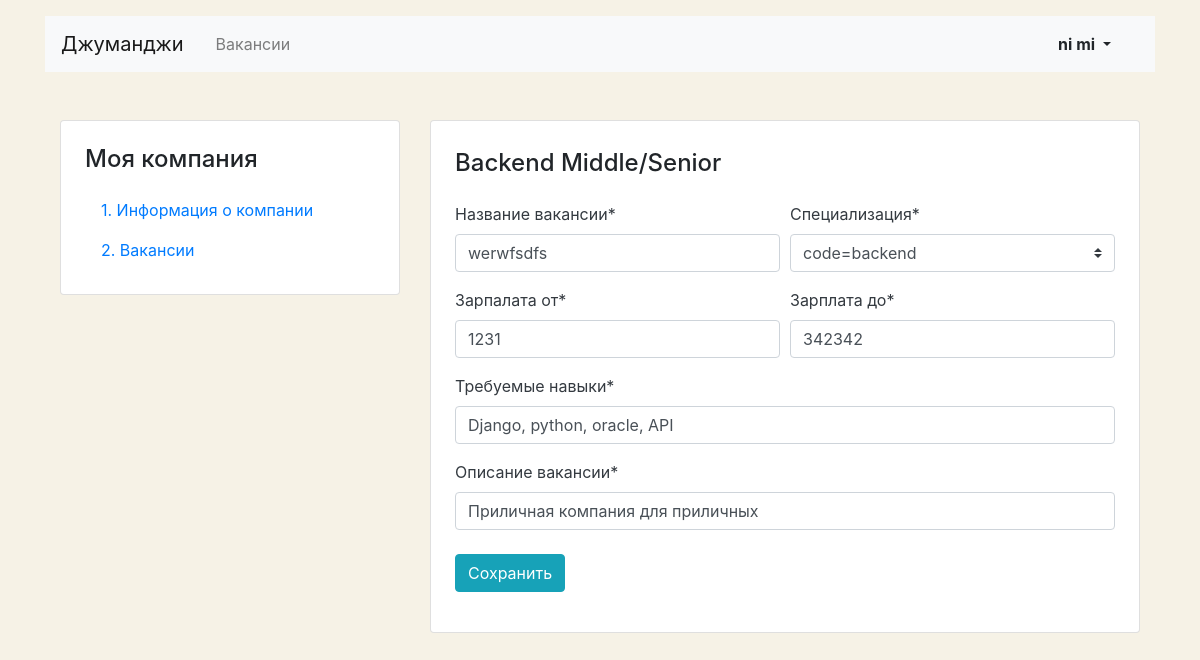
Before: /mycompany/vacancies/8/ (signed in) with the older database file.
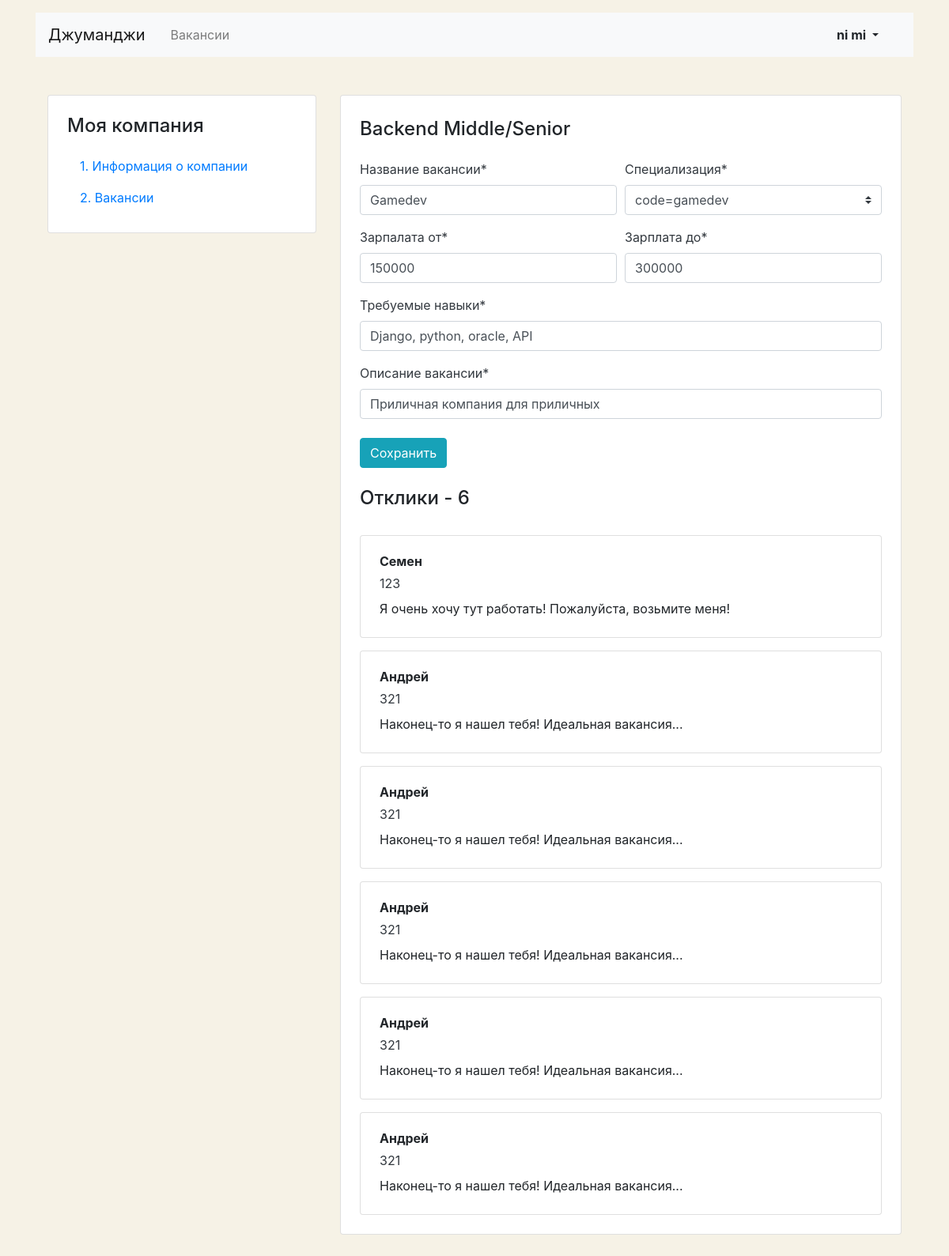
After: the same page with the newer database file.
### job/models.py (models this page shows)
class Vacancy(models.Model):
    title = models.CharField(max_length=64)
    specialty = models.ForeignKey(Specialty, on_delete=models.CASCADE, related_name='vacancies', null=True)
    company = models.ForeignKey(Company, on_delete=models.CASCADE, related_name='vacancies')
    skills = models.CharField(max_length=64)
    description = models.CharField(max_length=32)
    salary_min = models.IntegerField()
    salary_max = models.IntegerField()
    published_at = models.DateField(max_length=32, null=True)

class Application(models.Model):
    written_username = models.CharField(max_length=64)
    written_phone = models.CharField(max_length=64)
    written_cover_letter = models.TextField()
    vacancy = models.ForeignKey(Vacancy, related_name='applications', on_delete=models.CASCADE)
    user = models.ForeignKey(User, related_name='applications', on_delete=models.CASCADE)

### job/views/account.py (the view, shortened to what this page needs)
# urls.py: path('mycompany/vacancies/<int:vacancy_id>/', MyCompanyVacancyView.as_view(), name='single_vacancy'),
@method_decorator(login_required, name='dispatch')
class MyCompanyVacancyView(View):
    def get(self, request, vacancy_id):
        if not Company.objects.filter(owner_id=request.user.id).exists():
            return render(request, 'job/company-create.html')
        vacancy = get_object_or_404(Vacancy, id=vacancy_id)
        applications = Application.objects.filter(vacancy_id=vacancy_id)
        context = {
            'form': EditVacancyForm(instance=vacancy),
            'applications': applications,
        }
        return render(request, 'job/vacancy-edit.html', context)

### job/forms.py
class EditVacancyForm(forms.ModelForm):
    class Meta:
        model = Vacancy
        fields = ['title', 'specialty', 'skills', 'description', 'salary_min', 'salary_max']
        labels = {
            'title': 'Название вакансии',
            'specialty': 'Специализация',
            'salary_min': 'Зарпалата от',
            'salary_max': 'Зарплата до',
            'skills': 'Требуемые навыки',
            'description': 'Описание вакансии',
        }
    def __init__(self, *args, **kwargs):
        super().__init__(*args, **kwargs)
        self.helper = FormHelper()
        self.helper.form_method = 'post'
        self.helper.label_class = 'mb-2 text-dark'
        self.helper.add_input(Submit('submit', 'Сохранить', css_class='btn btn-info'))
        self.helper.layout = Layout(
            Row(Column('title'), Column('specialty')),
            Row(Column('salary_min'), Column('salary_max')),
            Row(Column('skills')),
            Row(Column('description')),
        )

### job/models.py (called while the page is built)
    def __str__(self):
        return f'code={self.code}'

### job/templates/job/vacancy-edit.html (shortened to what this page needs)
{% extends 'job/base.html' %}
{% block content %}
  <main class="container mt-3 pb-5">
    <div class="row mt-5">
      {% include 'job/MyCompany_sidebar_menu.html' %}
      <div class="col-12 col-lg-8">
        <div class="card">
          <div class="card-body px-4 pb-4 tab-content">
            <section>
              <h2 class="h4 pt-2 pb-3">Backend Middle/Senior</h2>
              {% load crispy_forms_tags %}
              {% crispy form form.helper %}
              {% if applications %}
                <h2 class="h4 pt-2 pb-3">Отклики - {{ applications|length }}</h2>
                  {% for application in applications %}
              <div class="card mt-3">
                <div class="card-body px-4">
                  <p class="mb-1 font-weight-bold">{{ application.written_username }}</p>
                  <p class="mb-2"><a href="tel:{{ application.written_phone }}" class="text-dark">{{ application.written_phone }}</a></p>
                  <p class="mb-1">{{ application.written_cover_letter }}</p>
                </div>
              </div>
                  {% endfor %}
              {% endif %}
            </section>
          </div>
        </div>
      </div>
    </div>
  </main>
{% endblock %}

Changed rows visible on the page:
changed Vacancy "Django, python, oracle, API": title "werwfsdfs" → "Gamedev"; specialty "code=backend" → "code=gamedev"; salary_min "1231" → "150000"; salary_max "342342" → "300000"
added Application: written_username "Семен", written_phone "123", written_cover_letter "Я очень хочу тут работать! Пожалуйста, возьмите меня!"
added Application: written_username "Андрей", written_phone "321", written_cover_letter "Наконец-то я нашел тебя! Идеальная вакансия..."
added Application: written_username "Андрей", written_phone "321", written_cover_letter "Наконец-то я нашел тебя! Идеальная вакансия..."
added Application: written_username "Андрей", written_phone "321", written_cover_letter "Наконец-то я нашел тебя! Идеальная вакансия..."
added Application: written_username "Андрей", written_phone "321", written_cover_letter "Наконец-то я нашел тебя! Идеальная вакансия..."
added Application: written_username "Андрей", written_phone "321", written_cover_letter "Наконец-то я нашел тебя! Идеальная вакансия..."
Other visible differences:
{{ applications|length }}: (not shown) → "6"
text now shown: "Отклики -"
